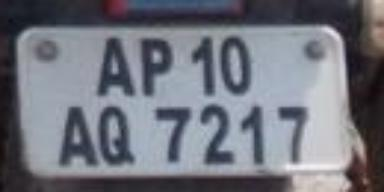
#> input picture datasets/plate_ocr/04510ac7-cc9a-46ab-9b1f-2a58927ef7a2.jpg, 384 x 192 px
$ python -i measure_rectification.py   (imports and definitions only)
#> lines starting #> are read from the running program, lines starting #| are printed output that depends on the picture; after the words box and inside, x2 and y2 are one past the last pixel; in counts of white or black regions, pixels touching at a corner belong together
#> further down, picture is the input picture: shape (192, 384, 3); mean B, G, R 124.3, 115.1, 112.8
#!/usr/bin/env python3
"""Step 3 measurement: does plate deskew/rectification recover OCR accuracy on
TILTED plates? Controlled experiment on the labeled OCR test set (GT .txt):
frontal -> OCR; apply known tilt -> OCR (drops); deskew -> OCR (recovers)."""
import glob, os, math, numpy as np, cv2
import openvino as ov

MODEL="/home/admin1/traffic-pilot/models/openvino/ocr.xml"
DATA="/home/admin1/traffic-pilot/datasets/plate_ocr"
ALPHABET="0123456789ABCDEFGHIJKLMNOPQRSTUVWXYZ_"; PAD="_"; W,H=128,64
# [1 line that did not run here, left out]

def ocr(bgr):
    rgb=cv2.cvtColor(cv2.resize(bgr,(W,H)),cv2.COLOR_BGR2RGB)
    arr=np.expand_dims(rgb.transpose(2,0,1).astype(np.float32),0)
    logits=comp({0:arr})[out]
    idx=np.argmax(logits,axis=-1)[0]
    return "".join(ALPHABET[i] for i in idx if ALPHABET[i]!=PAD)

def tilt(img, angle, persp=0.15):
    h,w=img.shape[:2]
    M=cv2.getRotationMatrix2D((w/2,h/2),angle,1.0)
    rot=cv2.warpAffine(img,M,(w,h),borderValue=(114,114,114))
    # add mild perspective
    dx=int(w*persp)
    src=np.float32([[0,0],[w,0],[w,h],[0,h]])
    dst=np.float32([[dx,0],[w,0],[w-dx,h],[0,h]])
    P=cv2.getPerspectiveTransform(src,dst)
    return cv2.warpPerspective(rot,P,(w,h),borderValue=(114,114,114))

def deskew(bgr):
    """Estimate dominant text-line angle from binarized characters; rotate to level."""
    g=cv2.cvtColor(bgr,cv2.COLOR_BGR2GRAY)
    th=cv2.threshold(g,0,255,cv2.THRESH_BINARY_INV+cv2.THRESH_OTSU)[1]
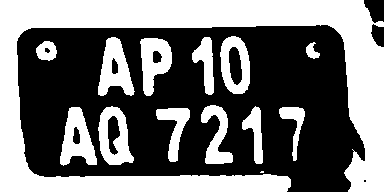
#> th: shape (192, 384); 45.2% white; 14 white regions (1 under 20 px), largest, box (x1, y1, x2, y2) and area: (0, 0, 384, 192) 23510, (98, 37, 135, 96) 1254, (60, 107, 97, 166) 1246
    coords=np.column_stack(np.where(th>0))
#> coords = 33357 pairs, first value 0 to 191, second value 0 to 383
    if len(coords)<20: return bgr
    ang=cv2.minAreaRect(coords[:,::-1].astype(np.float32))[-1]
#> ang = -90
    if ang< -45: ang+=90
#> ang = 0
    if ang>45: ang-=90
    if abs(ang)<1.0: return bgr
    h,w=bgr.shape[:2]
    M=cv2.getRotationMatrix2D((w/2,h/2),ang,1.0)
    return cv2.warpAffine(bgr,M,(w,h),borderValue=(114,114,114),flags=cv2.INTER_CUBIC)

imgs=sorted(glob.glob(f"{DATA}/*.jpg"))
def gt(p):
    t=p[:-4]+".txt"
    return open(t).read().strip().upper().replace(" ","") if os.path.exists(t) else None
pairs=[(p,gt(p)) for p in imgs if gt(p)]
# [1 line not run here, left out]

def acc(fn):
    ok=0
    for p,g in pairs:
        im=cv2.imread(p)
        if im is None: continue
        if fn(im)==g: ok+=1
    return 100*ok/len(pairs)

# [1 line that did not run here, left out]
import random
# [1 line not run here, left out]
angs=[random.choice([-18,-12,12,18]) for _ in pairs]
def tilted(im,i=[0]):
    a=angs[i[0]%len(angs)]; i[0]+=1; return ocr(tilt(im,a))
def rect(im,i=[0]):
    a=angs[i[0]%len(angs)]; i[0]+=1; return ocr(deskew(tilt(im,a)))
# [4 lines not run here, left out]

>>> import cv2
>>> picture = cv2.imread('../../datasets/plate_ocr/04510ac7-cc9a-46ab-9b1f-2a58927ef7a2.jpg')
>>> result = deskew(picture)

$ run again, on datasets/plate_ocr/09499ff5-a6f3-4765-90ce-3530d7cb2921.jpg
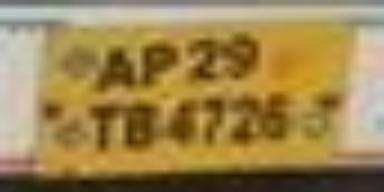
#> input picture datasets/plate_ocr/09499ff5-a6f3-4765-90ce-3530d7cb2921.jpg, 384 x 192 px
#> picture is the input picture: shape (192, 384, 3); mean B, G, R 79.7, 133.5, 157.4
#> in deskew, `g=cv2.cvtColor(bgr,cv2.COLOR_BGR2GRAY)`:
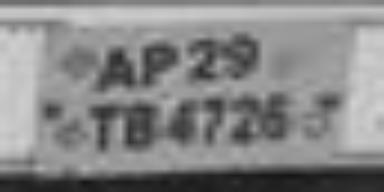
#> g: shape (192, 384); min 20, max 211, mean 134.5
#> in deskew, `th=cv2.threshold(g,0,255,cv2.THRESH_BINARY_INV+cv2.THRESH_OTSU)[1]`:
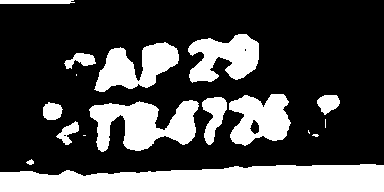
#> th: shape (192, 384); 28.6% white; 17 white regions (5 under 20 px), largest, box (x1, y1, x2, y2) and area: (0, 164, 384, 192) 8743, (89, 100, 199, 152) 3352, (94, 42, 179, 92) 2367
#> coords = 21080 pairs, first value 0 to 191, second value 0 to 383
#> in deskew, `ang=cv2.minAreaRect(coords[:,::-1].astype(np.float32))[-1]`: ang = -90
#> in deskew, `if ang< -45: ang+=90`: ang = 0

$ run again, on datasets/plate_ocr/1016a6a0-b7b1-4e79-9cbc-d61f28d71cfc.jpg
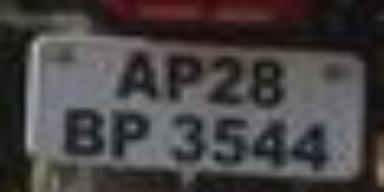
#> input picture datasets/plate_ocr/1016a6a0-b7b1-4e79-9cbc-d61f28d71cfc.jpg, 384 x 192 px
#> picture is the input picture: shape (192, 384, 3); mean B, G, R 67.5, 67.2, 71.4
#> in deskew, `g=cv2.cvtColor(bgr,cv2.COLOR_BGR2GRAY)`:
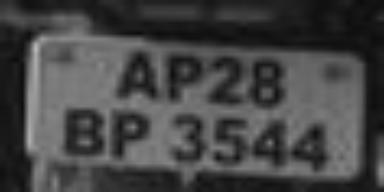
#> g: shape (192, 384); min 11, max 183, mean 68.5
#> in deskew, `th=cv2.threshold(g,0,255,cv2.THRESH_BINARY_INV+cv2.THRESH_OTSU)[1]`:
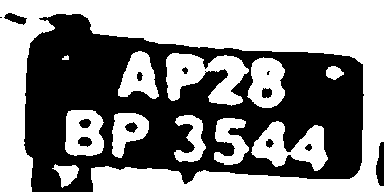
#> th: shape (192, 384); 54.4% white; 13 black regions (2 under 20 px), largest, box (x1, y1, x2, y2) and area: (24, 14, 364, 192) 32695, (376, 142, 384, 186) 267, (4, 13, 27, 25) 148
#> coords = 40097 pairs, first value 0 to 191, second value 0 to 383
#> in deskew, `ang=cv2.minAreaRect(coords[:,::-1].astype(np.float32))[-1]`: ang = -90
#> in deskew, `if ang< -45: ang+=90`: ang = 0

$ run again, on datasets/plate_ocr/140c99e1-f6be-4031-bdb4-90688527e9cc.jpg
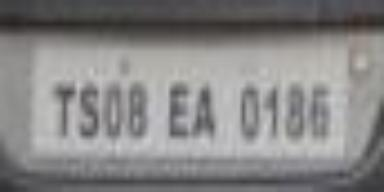
#> input picture datasets/plate_ocr/140c99e1-f6be-4031-bdb4-90688527e9cc.jpg, 384 x 192 px
#> picture is the input picture: shape (192, 384, 3); mean B, G, R 132.7, 133, 134.1
#> in deskew, `th=cv2.threshold(g,0,255,cv2.THRESH_BINARY_INV+cv2.THRESH_OTSU)[1]`:
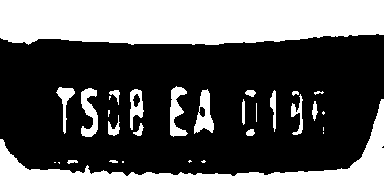
#> th: shape (192, 384); 38.1% white; 31 white regions (11 under 20 px), largest, box (x1, y1, x2, y2) and area: (0, 0, 384, 45) 15767, (0, 99, 384, 192) 9256, (81, 88, 98, 137) 489
#> coords = 28096 pairs, first value 0 to 191, second value 0 to 383
#> in deskew, `ang=cv2.minAreaRect(coords[:,::-1].astype(np.float32))[-1]`: ang = -90
#> in deskew, `if ang< -45: ang+=90`: ang = 0
